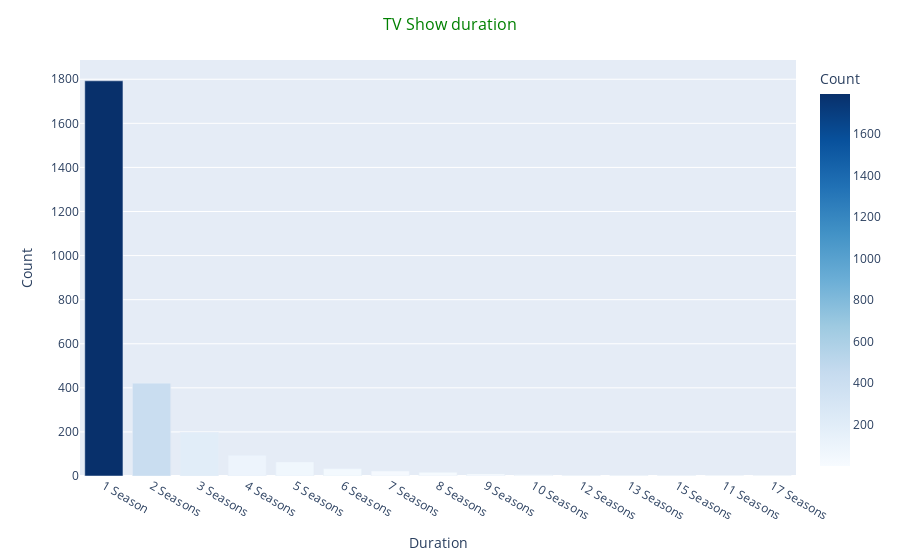

Notebook code for this chart:
### Markdown cell above
#### Tv show's duration distribution

### Code cell
dur = file[file['type']=='TV Show']
duration = dur['duration'].value_counts().reset_index()

figure = px.bar(duration, x = 'index',y = 'duration', color = 'duration',color_continuous_scale = 'Blues',
             labels = {"index":"Duration","duration":"Count"}
            
            )

figure.update_layout(title="TV Show duration",
                  title_x = 0.5,
                  title_font = dict(size = 16, color = 'Green'))

figure.show()

### Figure 1 — Plotly figure (JSON) as saved in the notebook; plotly's stock layout.template omitted (floating-point values rounded to 4 significant figures)
{"data": [{"alignmentgroup": "True", "hovertemplate": "Duration=%{x}<br>Count=%{marker.color}<extra></extra>", "legendgroup": "", "marker": {"color": [1793, 421, 198, 94, 64, 33, 23, 17, 9, 6, 2, 2, 2, 1, 1], "coloraxis": "coloraxis", "pattern": {"shape": ""}}, "name": "", "offsetgroup": "", "orientation": "v", "showlegend": false, "textposition": "auto", "type": "bar", "x": ["1 Season", "2 Seasons", "3 Seasons", "4 Seasons", "5 Seasons", "6 Seasons", "7 Seasons", "8 Seasons", "9 Seasons", "10 Seasons", "12 Seasons", "13 Seasons", "15 Seasons", "11 Seasons", "17 Seasons"], "xaxis": "x", "y": [1793, 421, 198, 94, 64, 33, 23, 17, 9, 6, 2, 2, 2, 1, 1], "yaxis": "y"}], "layout": {"barmode": "relative", "coloraxis": {"colorbar": {"title": {"text": "Count"}}, "colorscale": [[0, "rgb(247,251,255)"], [0.125, "rgb(222,235,247)"], [0.25, "rgb(198,219,239)"], [0.375, "rgb(158,202,225)"], [0.5, "rgb(107,174,214)"], [0.625, "rgb(66,146,198)"], [0.75, "rgb(33,113,181)"], [0.875, "rgb(8,81,156)"], [1, "rgb(8,48,107)"]]}, "legend": {"tracegroupgap": 0}, "margin": {"t": 60}, "title": {"font": {"color": "Green", "size": 16}, "text": "TV Show duration", "x": 0.5}, "xaxis": {"anchor": "y", "domain": [0, 1], "title": {"text": "Duration"}}, "yaxis": {"anchor": "x", "domain": [0, 1], "title": {"text": "Count"}}}}
